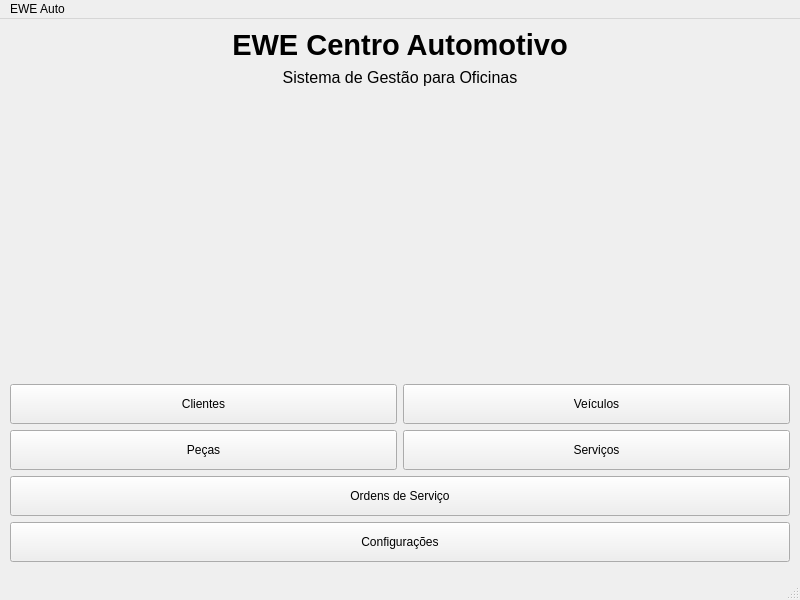
<?xml version="1.0" encoding="UTF-8"?>
<ui version="4.0">

 <class>MainWindow</class>

 <widget class="QMainWindow" name="MainWindow">

  <property name="geometry">
   <rect>
    <x>0</x>
    <y>0</y>
    <width>800</width>
    <height>600</height>
   </rect>
  </property>

  <property name="windowTitle">
   <string>EWE Auto - Sistema para Oficinas</string>
  </property>


  <widget class="QWidget" name="centralwidget">

   <layout class="QVBoxLayout" name="verticalLayout">


    <!-- Titulo -->
    <item>
     <widget class="QLabel" name="lblApresentacao">

      <property name="font">
       <font>
        <pointsize>22</pointsize>
        <bold>true</bold>
       </font>
      </property>

      <property name="alignment">
       <set>Qt::AlignCenter</set>
      </property>

      <property name="text">
       <string>EWE Centro Automotivo</string>
      </property>

     </widget>
    </item>


    <!-- Subtitulo -->
    <item>
     <widget class="QLabel" name="lblSubtitulo">

      <property name="font">
       <font>
        <pointsize>12</pointsize>
       </font>
      </property>

      <property name="alignment">
       <set>Qt::AlignCenter</set>
      </property>

      <property name="text">
       <string>Sistema de Gestão para Oficinas</string>
      </property>

     </widget>
    </item>


    <item>
     <spacer name="verticalSpacer">

      <property name="orientation">
       <enum>Qt::Vertical</enum>
      </property>

      <property name="sizeHint" stdset="0">
       <size>
        <width>20</width>
        <height>40</height>
       </size>
      </property>

     </spacer>
    </item>


    <!-- Linha 1 -->
    <item>

     <layout class="QHBoxLayout" name="layoutLinha1">

      <item>
       <spacer name="horizontalSpacer1"/>
      </item>

      <item>
       <widget class="QPushButton" name="btnClientes">

        <property name="minimumSize">
         <size>
          <width>140</width>
          <height>40</height>
         </size>
        </property>

        <property name="text">
         <string>Clientes</string>
        </property>

       </widget>
      </item>


      <item>
       <widget class="QPushButton" name="btnVeiculos">

        <property name="minimumSize">
         <size>
          <width>140</width>
          <height>40</height>
         </size>
        </property>

        <property name="text">
         <string>Veículos</string>
        </property>

       </widget>
      </item>


      <item>
       <spacer name="horizontalSpacer2"/>
      </item>


     </layout>

    </item>



    <!-- Linha 2 -->
    <item>

     <layout class="QHBoxLayout" name="layoutLinha2">


      <item>
       <spacer name="horizontalSpacer3"/>
      </item>


      <item>
       <widget class="QPushButton" name="btnPecas">

        <property name="minimumSize">
         <size>
          <width>140</width>
          <height>40</height>
         </size>
        </property>

        <property name="text">
         <string>Peças</string>
        </property>

       </widget>

      </item>


      <item>
       <widget class="QPushButton" name="btnServicos">

        <property name="minimumSize">
         <size>
          <width>140</width>
          <height>40</height>
         </size>
        </property>

        <property name="text">
         <string>Serviços</string>
        </property>

       </widget>

      </item>


      <item>
       <spacer name="horizontalSpacer4"/>
      </item>


     </layout>

    </item>



    <!-- Linha 3 -->
    <item>

     <layout class="QHBoxLayout" name="layoutLinha3">


      <item>
       <spacer name="horizontalSpacer5"/>
      </item>


      <item>
       <widget class="QPushButton" name="btnOrdemServico">

        <property name="minimumSize">
         <size>
          <width>200</width>
          <height>40</height>
         </size>
        </property>

        <property name="text">
         <string>Ordens de Serviço</string>
        </property>

       </widget>

      </item>


      <item>
       <spacer name="horizontalSpacer6"/>
      </item>


     </layout>

    </item>



    <!-- Linha 4 -->
    <item>

     <layout class="QHBoxLayout" name="layoutLinha4">


      <item>
       <spacer name="horizontalSpacer7"/>
      </item>


      <item>
       <widget class="QPushButton" name="btnConfiguracoes">

        <property name="minimumSize">
         <size>
          <width>200</width>
          <height>40</height>
         </size>
        </property>

        <property name="text">
         <string>Configurações</string>
        </property>

       </widget>

      </item>


      <item>
       <spacer name="horizontalSpacer8"/>
      </item>


     </layout>

    </item>



    <item>
     <spacer name="verticalSpacer2">

      <property name="orientation">
       <enum>Qt::Vertical</enum>
      </property>

     </spacer>
    </item>


   </layout>


  </widget>



  <widget class="QMenuBar" name="menubar">

   <widget class="QMenu" name="menuEWE_Auto">

    <property name="title">
     <string>EWE Auto</string>
    </property>

    <addaction name="actionSair"/>

   </widget>

   <addaction name="menuEWE_Auto"/>

  </widget>



  <widget class="QStatusBar" name="statusbar"/>



  <action name="actionSair">

   <property name="text">
    <string>Sair</string>
   </property>

  </action>



 </widget>

 <resources/>

 <connections/>

</ui>
